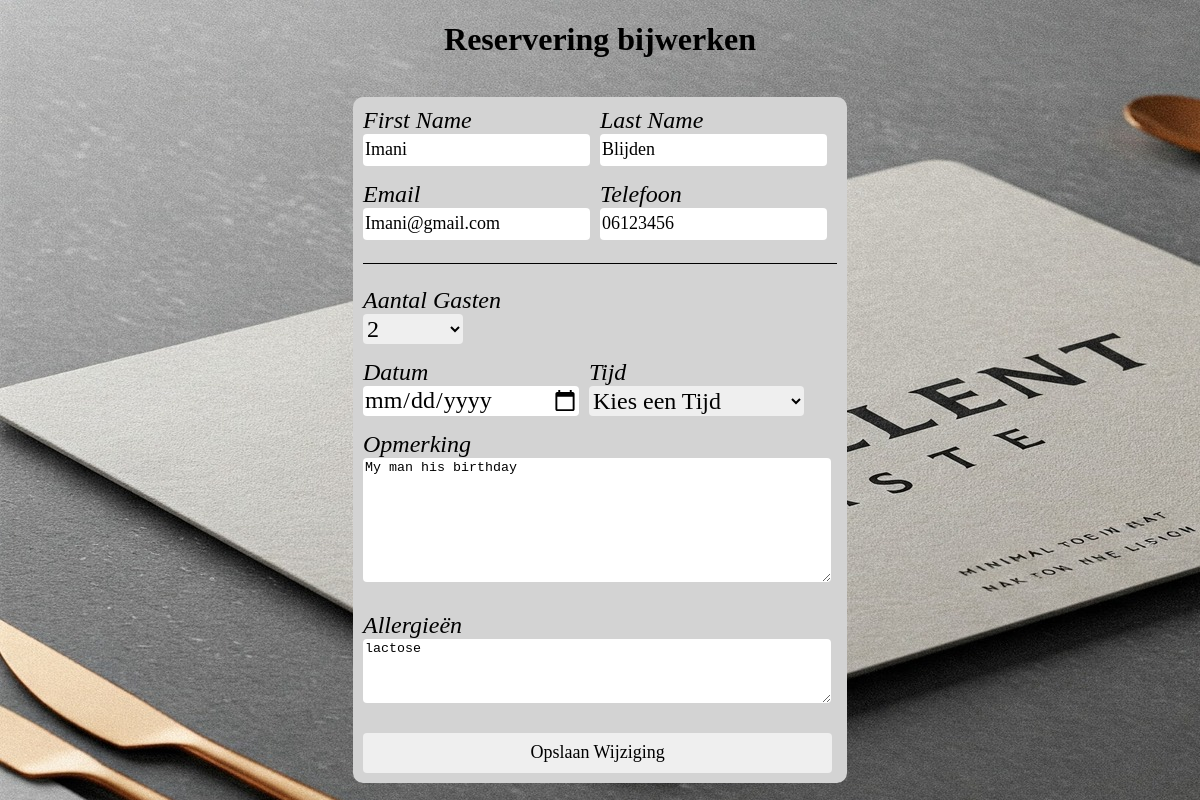
Page /Reserveren/update.php?id=3 on the committed database.
### tables this page shows
CREATE TABLE IF NOT EXISTS `reservering` (
  `idReservering` int(11) NOT NULL AUTO_INCREMENT,
  `Klant_idKlant` int(11) NOT NULL,
  `Tafel` int(11) DEFAULT NULL,
  `Datum` date DEFAULT NULL,
  `Tijd` time DEFAULT NULL,
  `AantalPersonen` int(11) DEFAULT NULL,
  `Opmerking` varchar(500) DEFAULT NULL,
  `Allergien` varchar(250) DEFAULT NULL,
  `Datum_toegevoegd` datetime DEFAULT NULL,
  `Status` enum('pending','confirmed','cancelled','no-show','completed') DEFAULT 'pending',
  PRIMARY KEY (`idReservering`),
  KEY `Klant_idKlant` (`Klant_idKlant`)
);

CREATE TABLE IF NOT EXISTS `klant` (
  `idKlant` int(11) NOT NULL AUTO_INCREMENT,
  `Naam` varchar(45) DEFAULT NULL,
  `Telefoon` varchar(45) DEFAULT NULL,
  `Email` varchar(60) DEFAULT NULL,
  PRIMARY KEY (`idKlant`)
);

### Reserveren/update.php (the view, shortened to what this page needs)
<?php
require_once('../config.php');
if ($_SERVER['REQUEST_METHOD'] === 'POST') {
    $reservering_id = $_POST['reservering_id'];
    $klant_id = $_POST['klant_id'];
    $voornaam = $_POST['voornaam'];
    $achternaam = $_POST['achternaam'];
    $telefoon = $_POST['telefoon'];
    $email = $_POST['email'];
    $naam = $voornaam . ' ' . $achternaam;
    $gasten = $_POST['gast'];
    $datum = $_POST['datum'];
    $tijd = $_POST['tijd'];
    $opmerking = $_POST['opmerking'];
    $allergien = $_POST['allergien'];
    try {
        $stmt = $conn->prepare("UPDATE klant SET naam = :naam, Telefoon = :telefoon, email = :email WHERE idKlant = :id");
        $stmt->execute([
            ':naam' => $naam,
            ':telefoon' => $telefoon,
            ':email' => $email,
            ':id' => $klant_id
        ]);
        $stmt = $conn->prepare("UPDATE reservering
            SET AantalPersonen = :gasten, datum = :datum, tijd = :tijd, opmerking = :opmerking, allergien = :allergien
            WHERE idReservering = :id");
        $stmt->execute([
            ':gasten' => $gasten,
            ':datum' => $datum,
            ':tijd' => $tijd,
            ':opmerking' => $opmerking,
            ':allergien' => $allergien,
            ':id' => $reservering_id
        ]);
        $_SESSION['success'] = "Reservering succesvol bijgewerkt.";
        header("Location: Lijst.php");
        exit;
    } catch (PDOException $e) {
        echo "Fout bij updaten: " . $e->getMessage();
    }
} elseif ($_SERVER['REQUEST_METHOD'] === 'GET' && isset($_GET['id'])) {
    $reservering_id = $_GET['id'];
    $stmt = $conn->prepare("SELECT r.*, k.idKlant, k.Naam, k.Telefoon, k.Email
                            FROM reservering r
                            JOIN klant k ON r.klant_idKlant = k.idKlant
                            WHERE idReservering = :id");
    $stmt->execute([':id' => $reservering_id]);
    $data = $stmt->fetch(PDO::FETCH_ASSOC);
    list($voornaam, $achternaam) = explode(' ', $data['Naam'], 2);
} else {
    echo "Geen reservering geselecteerd.";
    exit;
}
?>
<!doctype html>
<html lang="nl">
<head>
    <link rel="stylesheet" href="Reserveren.css" >
</head>
<body>
<h1>Reservering bijwerken</h1>
<section id="form">
    <div id="formulier" >
<form method="post" action="update.php">
    <div id="naam">
        <div class="input-field">
            <label for="voornaam">First Name</label>
            <input type="text" name="voornaam" id="voornaam" required value="<?= ($voornaam) ?>">
        </div>
        <div class="input-field">
            <label for="achternaam">Last Name</label>
            <input type="text" name="achternaam" id="achternaam" required value="<?= ($achternaam) ?>">
        </div>
    </div>
    <div id="contact">
        <div class="input-field">
            <label for="email">Email</label>
            <input id="email" type="email" name="email" required value="<?= ($data['Email']) ?>">
        </div>
        <div class="input-field">
            <label for="telefoon">Telefoon</label>
            <input id="telefoon" type="tel" name="telefoon" required maxlength="15" value="<?= ($data['Telefoon']) ?>">
        </div>
    </div>
    <div id="line"></div>
    <div id="gasten">
        <div class="input-field">
            <label for="gast">Aantal Gasten</label>
            <select name="gast" id="gast" required>
                <?php
                for ($i = 1; $i <= 10; $i++) {
                    $selected = ($data['AantalPersonen'] == $i) ? "selected" : "";
                    echo "<option value='$i' $selected>$i</option>";
                }
                ?>
            </select>
        </div>
    </div>
    <div id="tijd">
        <div class="input-field">
            <label for="date">Datum</label>
            <input id="date" type="date" name="datum" required min="<?= date('Y-m-d') ?>">
        </div>
        <div class="input-field">
            <label for="tijd">Tijd</label>
            <select name="tijd" id="time" required>
                <option value="">Kies een Tijd</option>
            </select>
        </div>
    </div>
    <div id="opmerking">
        <div class="input-field">
            <label for="opmerking">Opmerking</label>
            <textarea id="opmerking" name="opmerking" rows="8"><?= htmlspecialchars($data['Opmerking']) ?></textarea>
        </div>
    </div>
    <div id="allergien">
        <div class="input-field">
            <label for="allergien">Allergieën</label>
            <textarea id="allergien" name="allergien" rows="4"><?= htmlspecialchars($data['Allergien']) ?></textarea>
        </div>
    </div>
    <div id="submit">
        <input type="submit" id="bevestig" value="Opslaan Wijziging">
    </div>
</form>
    </div>
</section>
</body>
</html>

### Reserveren/Reserveren.css (style rules this page uses)
body { font-family: "Bell MT Extra"; margin: 0; display: flex; justify-content: center; align-items: center; min-height: 100vh; background-image: url("../Image/ExcTaste.jpg"); flex-direction: column; }
input { border: none; border-radius: 4px; }
label { font-size: x-large; font-style: italic; }
#form { display: flex; justify-content: center; align-items: center; border-radius: 10px; background-color: lightgrey; width: auto; height: auto; margin: auto; }
#formulier { display: flex; justify-content: center; align-items: center; align-content: center; margin: 10px; }
.input-field { display: flex; flex-direction: column; margin-right: 10px; }
#naam { display: flex; flex-direction: row; margin-bottom: 15px; }
#voornaam { height: 30px; font-family: Bell MT; font-size: large; font-weight: normal; }
#achternaam { height: 30px; font-family: Bell MT; font-size: large; font-weight: normal; }
#telefoon { height: 30px; font-family: Bell MT; font-size: large; font-weight: normal; }
#email { height: 30px; font-family: Bell MT; font-size: large; font-weight: normal; }
#contact { display: flex; flex-direction: row; }
#line { width: 100%; height: 1px!important; background-color: black; margin-top: 23px; margin-bottom: 23px; }
#gast { border: none; border-radius: 4px; height: 30px; width: 100px; font-family: Bell MT; font-size: x-large; font-weight: normal; margin-bottom: 15px; }
#tijd { display: flex; flex-direction: row; margin-bottom: 15px; }
#date { border: none; border-radius: 4px; height: 30px; width: 100px; font-family: Bell MT; font-size: x-large; font-weight: normal; width: 215px; }
#time { border: none; border-radius: 4px; height: 30px; width: 100px; font-family: Bell MT; font-size: x-large; font-weight: normal; width: 215px; }
#opmerking { border-radius: 4px; border: none; width: 100%; margin-bottom: 15px; }
#allergien { border-radius: 4px; border: none; width: 100%; margin-bottom: 15px; }
#bevestig { width: 99%; border-radius: 4px; border: none; height: 40px; font-family: Bell MT; font-size: large; }

### rows in the picture
reservering: email "Imani@gmail.com", telefoon "06123456", opmerking "My man his birthday", allergien "lactose"

### other values in the picture
form field gast "2"
